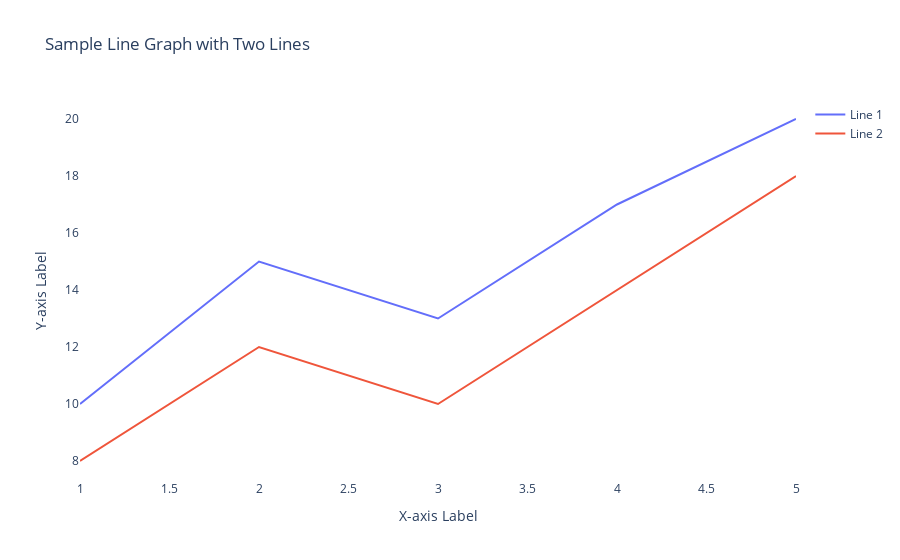

Source (notebook cell):
### Code cell
# Sample data for two lines
x_values = [1, 2, 3, 4, 5]
y1_values = [10, 15, 13, 17, 20]
y2_values = [8, 12, 10, 14, 18]

# Create a Plotly figure
fig = go.Figure()

# Add first line trace
fig.add_trace(go.Scatter(x=x_values, y=y1_values, mode='lines', name='Line 1'))

# Add second line trace
fig.add_trace(go.Scatter(x=x_values, y=y2_values, mode='lines', name='Line 2'))

# Update the layout
fig.update_layout(title='Sample Line Graph with Two Lines',
                  xaxis_title='X-axis Label',
                  yaxis_title='Y-axis Label',
                  plot_bgcolor='white',
                  xaxis=dict(showgrid=False),
                  yaxis=dict(showgrid=False)
                )

# Show the figure
fig.show()

### Figure 1 — Plotly figure (JSON) as saved in the notebook; plotly's stock layout.template omitted (floating-point values rounded to 4 significant figures)
{"data": [{"mode": "lines", "name": "Line 1", "type": "scatter", "x": [1, 2, 3, 4, 5], "y": [10, 15, 13, 17, 20]}, {"mode": "lines", "name": "Line 2", "type": "scatter", "x": [1, 2, 3, 4, 5], "y": [8, 12, 10, 14, 18]}], "layout": {"plot_bgcolor": "white", "title": {"text": "Sample Line Graph with Two Lines"}, "xaxis": {"showgrid": false, "title": {"text": "X-axis Label"}}, "yaxis": {"showgrid": false, "title": {"text": "Y-axis Label"}}}}
